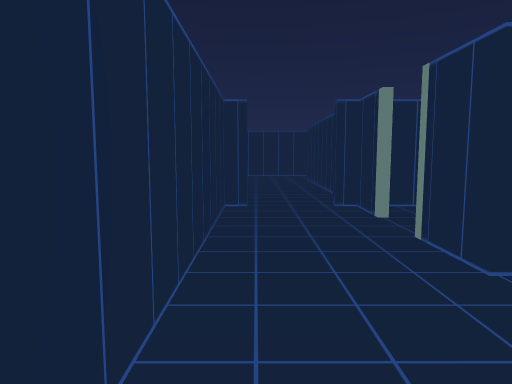
view 1 (above)

22 first-person views from a walk through a Unity game level. The camera is 1.5 m above the floor, tilts 6° down and sees 70° across. The floor is counted in squares, 1 m on a side. Each view is taken from the middle of a square. On the plan, view 1 faces up. The plan holds only what a view shows up to about 16 squares ahead; the rest is blank. Door leaves are left out, so doorways stand open.

view 2
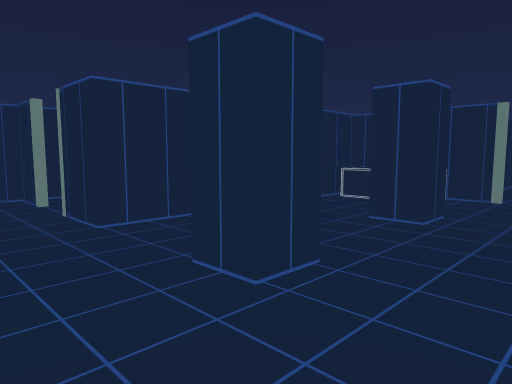

view 3
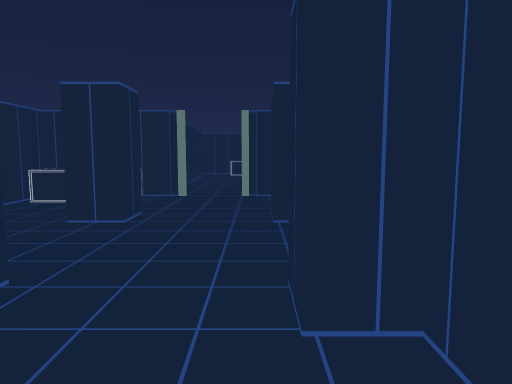

view 4
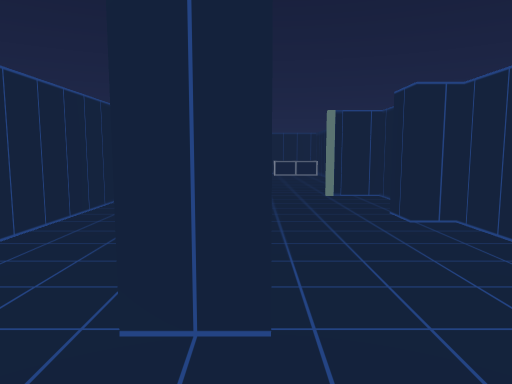

view 5
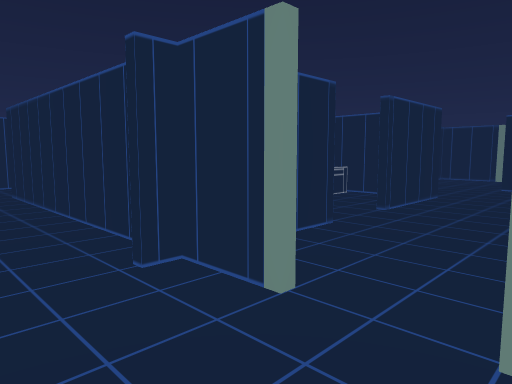

view 6
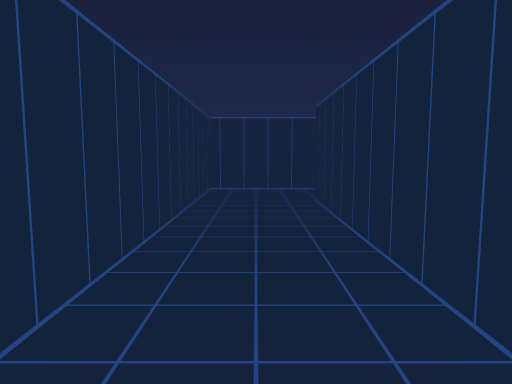

view 7
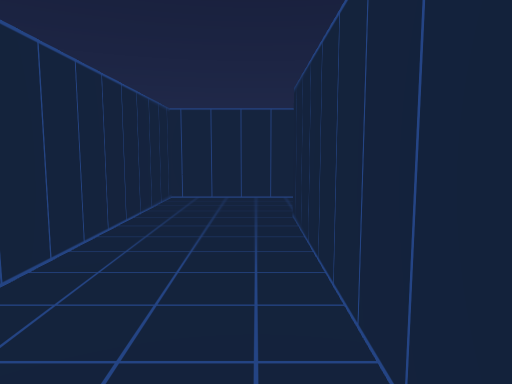

view 8
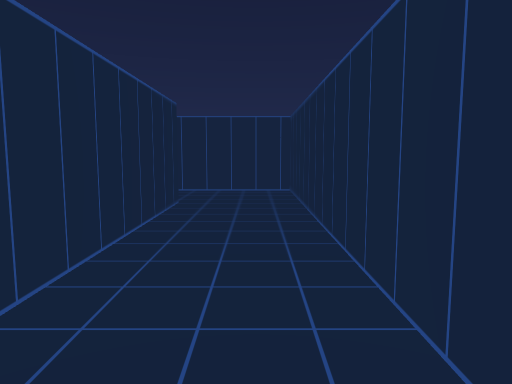

view 9
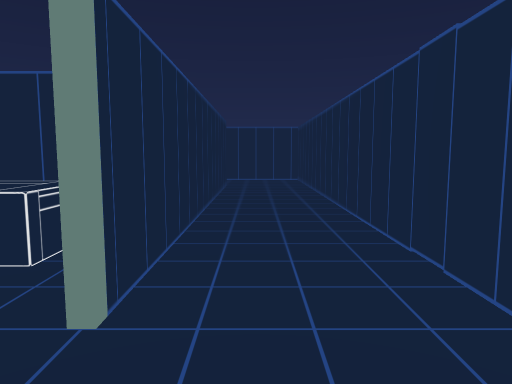

view 10
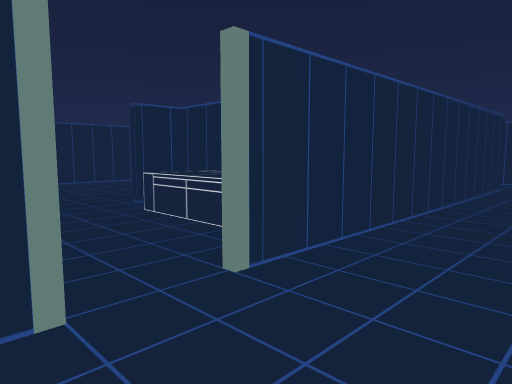

view 11
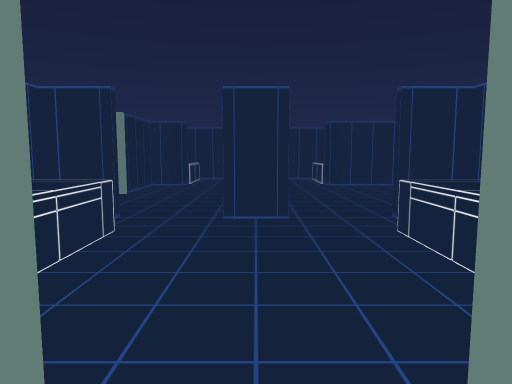

view 12
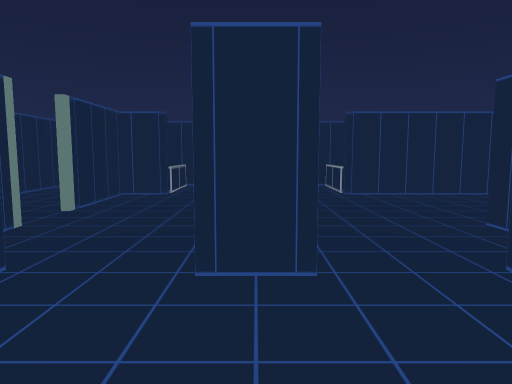

view 13
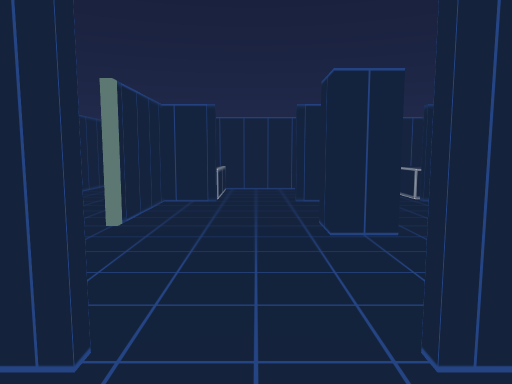

view 14
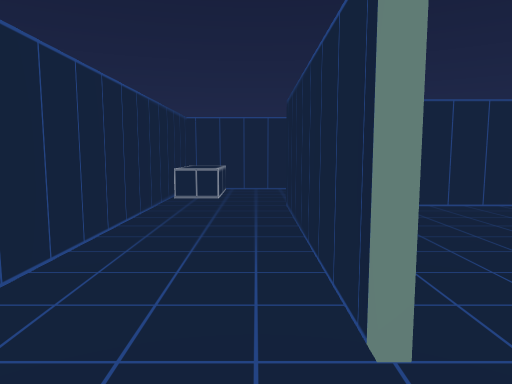

view 15
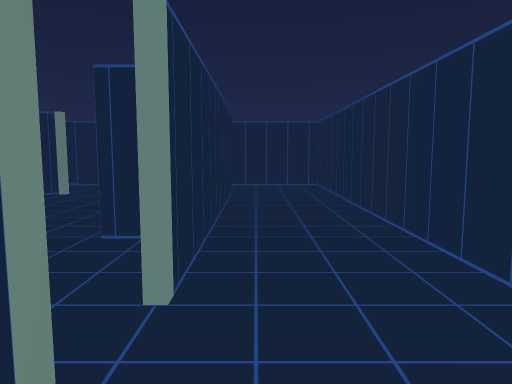

view 16
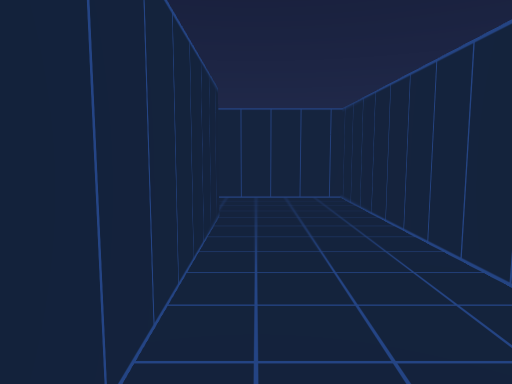

view 17
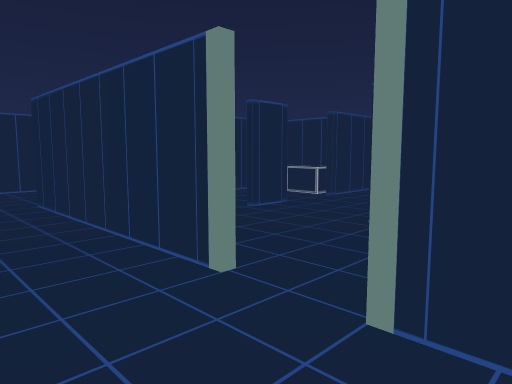

view 18
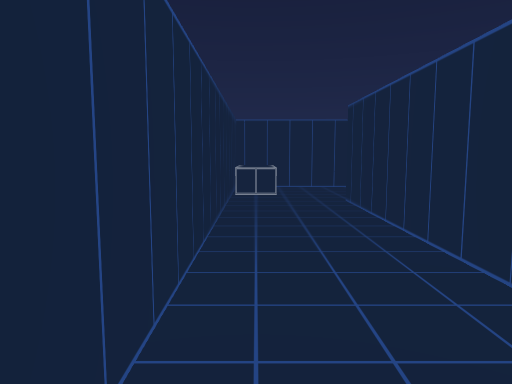

view 19
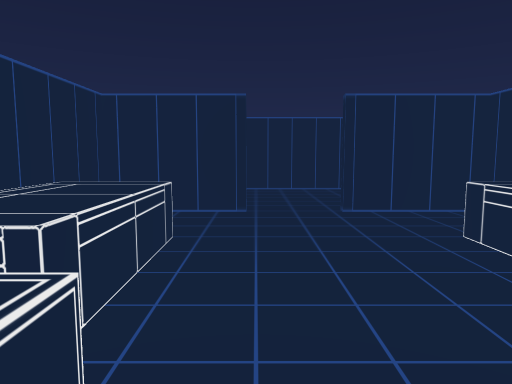

view 20
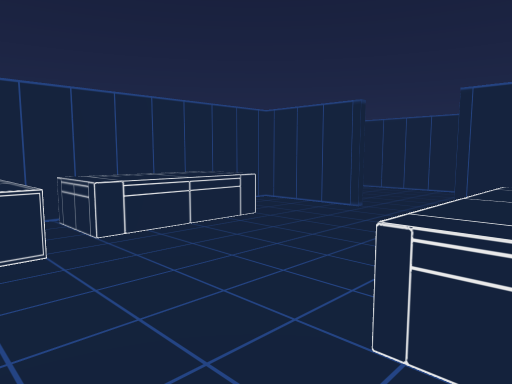

view 21
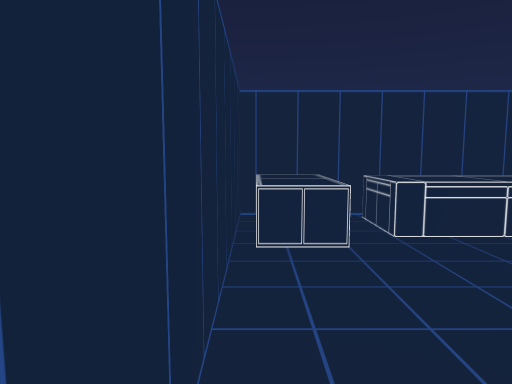

view 22
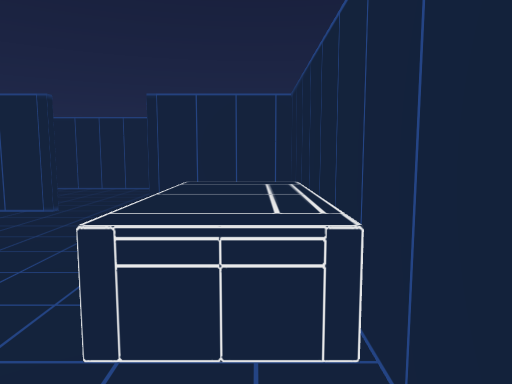

### Floor plan
Key: @ floor where view 1 was taken; # wall or solid block; . floor; D open door; ^ raised ledge.
Columns run from 1 left of view 1 to 27 right of it. Each row starts with its distance up from view 1.
 25 ###################     #####
 24 #................... .  ....#
 23 #...................    ....#
 22 #.....................  ....#
 21 #...##############DDD   #...#
 20 #...#. ....^^^#  .DDD   #...#
 19 #...#  ....^^^#^^.....  #...#
 18 #...#.........#^^.....^ #...#
 17 #...#^^.....^^#^^.....^ #...#
 16 #...#^^.....^^#^^.....^^#...#
 15 #...#^^.....^^#^^.....^^#...#
 14 #...#^^.....^^###..#..###...#
 13 #...#.........#.........#...#
 12 #...#.........#.........#...#
 11 #...####...####.........#...#
 10 #...#...................D...#
  9 #...#..............#....D...#
  8 #...D...................#...#
  7 #...D...................#...#
  6 #...#  .................#...#
  5 #...############...#...##...#
  4 #...........^^#^#.....^ #...#
  3 #...........^ ^^^ ....^ #...#
  2 #...........  ^^^ ....^ #...#
  1 #...# ...#   ^###########...#
  0  @..##...##...#....     ....#
 -1   ............D...      ...^#
 -2    ...........D...      ..^^#
 -3  . .##...##...#        ...^^#
 -4    ##  ###   ##        ###^^#

Where each view was taken, in squares from view 1:
view 1: 0 up, 0 right, facing up
view 2: 3 down, 0 right, facing up-right
view 3: 3 down, 0 right, facing right
view 4: 0 up, 0 right, facing right
view 5: 6 up, 0 right, facing up-right
view 6: 9 up, 1 right, facing up
view 7: 12 up, 2 right, facing up
view 8: 23 up, 14 right, facing left
view 9: 22 up, 20 right, facing left
view 10: 24 up, 20 right, facing down-left
view 11: 22 up, 18 right, facing down
view 12: 18 up, 18 right, facing down
view 13: 16 up, 20 right, facing down
view 14: 11 up, 24 right, facing down
view 15: 7 up, 24 right, facing up
view 16: 12 up, 24 right, facing up
view 17: 12 up, 26 right, facing down-left
view 18: 12 up, 26 right, facing down
view 19: 20 up, 9 right, facing down
view 20: 20 up, 4 right, facing down-right
view 21: 20 up, 4 right, facing right
view 22: 20 up, 4 right, facing down
